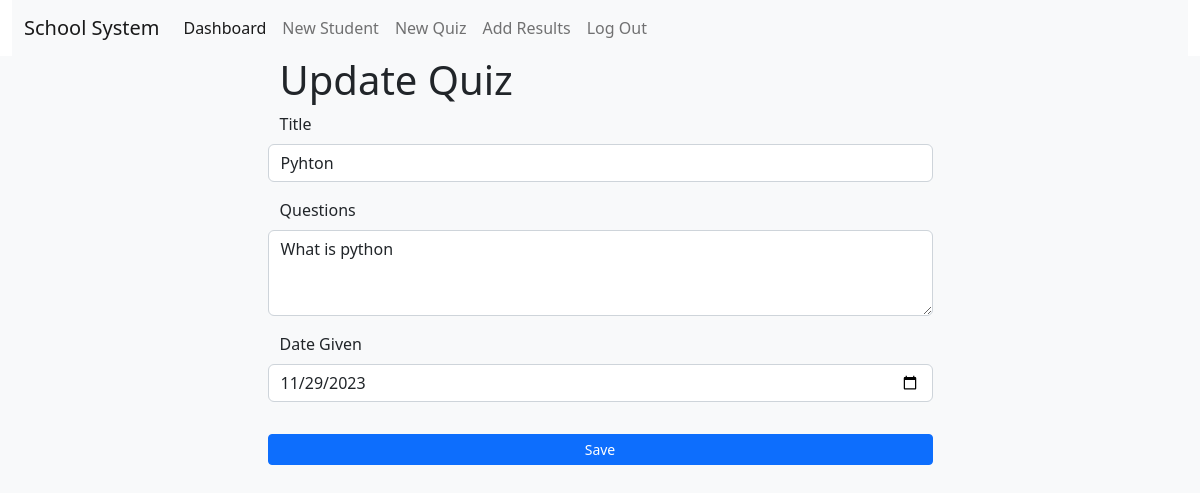
The page /quiz/4/update (signed in) on the database its author committed.
### tables this page shows
CREATE TABLE Quizes(
    id INTEGER PRIMARY KEY AUTOINCREMENT,
    -- user_id INTEGER NOT NULL,
    created TIMESTAMP NOT NULL DEFAULT CURRENT_TIMESTAMP,
    title TEXT NOT NULL,
    questions TEXT NOT NULL,
    date_given DATE NOT NULL
    -- complete BOOLEAN NOT NULL DEFAULT FALSE,

    -- FOREIGN KEY (user_id) REFERENCES user (id)
);

### class_app.py (the view, shortened to what this page needs)
@bp.route("/quiz/<int:id>/update", methods=("GET", "POST"))
@login_required
def update_quiz(id):
    quiz = get_quiz(id)
    return render_template("class/update_quiz.html", quiz=quiz)

### auth.py (called while the page is built)
@bp.before_app_request
def load_logged_in_user():
    user_id = session.get("user_id")
    if user_id is None:
        g.user = None
    else:
        g.user = (
            get_db().execute("SELECT * FROM user WHERE id = ?", (user_id,)).fetchone()
        )

def login_required(view):
    @functools.wraps(view)
    def wrapped_view(**kwargs):
        if g.user is None:
            return redirect(url_for("auth.login"))
        return view(**kwargs)
    return wrapped_view

### class_app.py (called while the page is built)
def get_quiz(id, check_author=True):
    quiz = (
        get_db()
        .execute(
            "SELECT * FROM Quizes WHERE id = ?",
            (id,),
        )
        .fetchone()
    )
    if quiz is None:
        abort(404, f" Quiz id {id} doesn't exist.")
    return quiz

### db.py (called while the page is built)
def get_db():
    if "db" not in g:
        g.db = sqlite3.connect(
            current_app.config["DATABASE"], detect_types=sqlite3.PARSE_DECLTYPES
        )
        g.db.row_factory = sqlite3.Row
    return g.db

### templates/class/update_quiz.html
{% extends 'base.html' %}
{% block content %}
<div class="container">
  <div class="row">
    <div class="col-md-7 mx-auto">
      <h1>Update Quiz</h1>
      <form method="post">
        <div class="mb-3 row">
          <label for="title" class="form-label">Title</label>
          <input name="title" class="form-control" id="title" value="{{ request.form['title'] or quiz['title'] }}" required>
        </div>
        <div class="mb-3 row">
          <label for="questions" class="form-label">Questions</label>
          <textarea class="form-control" name="questions" id="questions" rows="3" required>{{ request.form['questions'] or quiz['questions'] }}</textarea>
        </div>
        <div class="mb-3 row">
          <label for="date_given" class="form-label">Date Given</label>
          <input type="date" name="date_given" class="form-control" id="date_given" value="{{ request.form['date_given'] or quiz['date_given'] }}" required>
        </div>
        <div class="mb-3 row pt-3">
          <input class="btn btn-sm btn-primary" type="submit" value="Save">
        </div>
      </form>
    </div>
  </div>
</div>
{% endblock %}

### rows shown on the page
Quizes: title "Pyhton", questions "What is python", date_given "11/29/2023"
